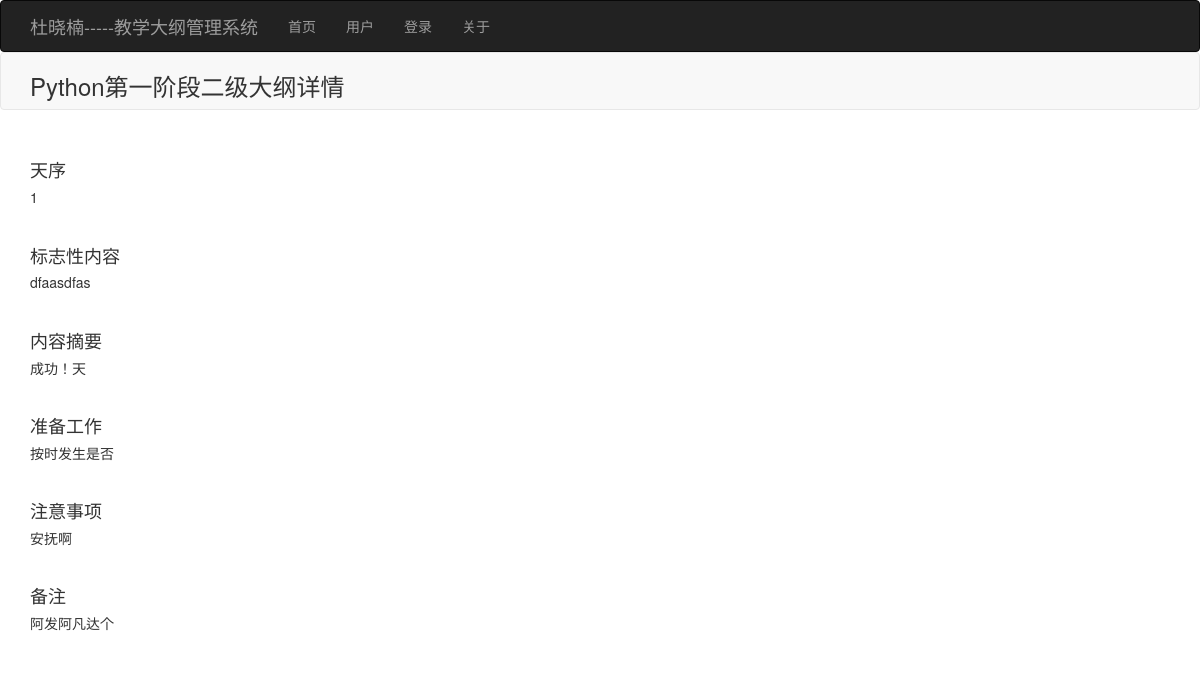
The page /program/detail/?subject_id=1&stage_id=5&outline_id=1&program_id=1 on the database its author committed.
### subject/models.py (models this page shows)
class SubjectModel(models.Model):
    name = models.CharField(max_length=20,null=False)
    number = models.IntegerField(null=True)
    days = models.IntegerField(null=False)
    amount = models.CharField(max_length=100 ,null=False)
    assurance = models.CharField(max_length=100,null=False)
    remark = models.CharField(max_length=100,null=False)
    stauts = models.CharField(max_length=100 ,null=True)
    creater = models.CharField(max_length=100 ,null=True)
    create_time = models.DateTimeField(default=datetime.datetime.now())
    updater = models.CharField(max_length=100 ,null=True)
    update_time = models.DateTimeField(default=datetime.datetime.now())
    class Meta:
        db_table = 'subject'

### stage/models.py (models this page shows)
class StageModel(models.Model):
    subjects=SubjectModel.objects.all()
    subject_name_id=[(subject.id,subject.name) for subject in subjects]
    subject_id=models.IntegerField(default=0,verbose_name='学科id',choices=subject_name_id)
    title=models.CharField(max_length=80,verbose_name='阶段标题',null=False)
    number=models.IntegerField(default=0,verbose_name='排序')
    days=models.IntegerField(default=0,verbose_name='学时')
    project=models.CharField(max_length=255,verbose_name='项目')
    teaching=models.CharField(max_length=255,verbose_name='教学方法')
    learning = models.CharField(max_length=255,verbose_name='学习方法')
    sharing = models.CharField(max_length=255,verbose_name='学生分享')
    remark = models.CharField(max_length=255,verbose_name='备注')
    status=models.CharField(max_length=255,verbose_name='状态')
    ceater=models.CharField(max_length=255,verbose_name='创建者')
    updater=models.CharField(max_length=255,verbose_name='更新者')
    update_time=models.DateTimeField(default=datetime.datetime.now(),verbose_name='更新时间')
    class Meta:
        db_table = 'stage'

### program/models.py (models this page shows)
class ProgramModel(models.Model):
    subjects=SubjectModel.objects.all()
    subject_name_id=[(subject.id,subject.name) for subject in subjects]
    subject_id=models.IntegerField(default=0,verbose_name='学科id',choices=subject_name_id)
    stages = StageModel.objects.all()
    stage_name_id = [(stage.id, stage.title) for stage in stages]
    stage_id = models.IntegerField(default=0, verbose_name='阶段id', choices=stage_name_id)
    outlines = OutlineModel.objects.all()
    outline_name_id = [(outline.id, outline.title) for outline in outlines]
    outline_id = models.IntegerField(default=0, verbose_name='大纲id', choices=outline_name_id)
    number = models.IntegerField(default=0, verbose_name='天序')
    sign=models.CharField(max_length=80,verbose_name='标志性内容',null=False)
    digest=models.CharField(max_length=255,verbose_name='内容摘要')
    prepare=models.CharField(max_length=255,verbose_name='准备工作')
    process = models.CharField(max_length=255,verbose_name='讲课流程')
    attention = models.CharField(max_length=255,verbose_name='注意事项')
    exercise = models.CharField(max_length=255, verbose_name='课后作业')
    share = models.CharField(max_length=255, verbose_name='学生分享')
    management = models.CharField(max_length=255, verbose_name='管理事项')
    remark = models.CharField(max_length=255,verbose_name='备注')
    class Meta:
        db_table = 'program'

### program/views.py (the view)
# urls.py: path('detail/',DetailView.as_view(),name='detail'),
class DetailView(View):
    def get(self,request):
        program_id=request.GET['program_id']
        outline_id=request.GET['outline_id']
        stage_id=request.GET['stage_id']
        subject_id=request.GET['subject_id']
        program=ProgramModel.objects.get(id=program_id)
        outline=OutlineModel.objects.get(id=outline_id)
        stage = StageModel.objects.get(id=stage_id)
        subject = SubjectModel.objects.get(id=subject_id)
        return render_to_response('program/detail.html', {'program':program,'outline':outline,'stage': stage, 'subject': subject})

### templates/program/detail.html (shortened to what this page needs)
{% extends 'base.html' %}
{% block main %}
    <nav class="navbar navbar-default" role="navigation" id="title">
        <div class="container-fluid container">
            <div class="navbar-header">
                <div><h3>{{subject.name}}{{ stage.title }}二级大纲详情</h3></div>
            </div>
        </div>
    </nav>
    <div class="container">
        <h4>天序</h4>
        <h5>{{program.number}}</h5>
        <br>
        <h4>标志性内容</h4>
        <h5>{{program.sign}}</h5>
        <br>
        <h4>内容摘要</h4>
        <h5>{{program.digest}}天</h5>
        <br>
        <h4>准备工作</h4>
        <h5>{{program.prepare}}</h5>
        <br>
        <h4>注意事项</h4>
        <h5>{{program.attention}}</h5>
        <br>
        <h4>备注</h4>
        <h5>{{program.remark}}</h5>
        <br>
    </div>
{% endblock %}

### templates/program/detail.html (style rules this page uses)
#title { position: relative; top:-20px; }

### rows shown on the page
SubjectModel: name "Python"
StageModel: title "第一阶段"
ProgramModel: number "1", sign "dfaasdfas", digest "成功！", prepare "按时发生是否", attention "安抚啊", remark "阿发阿凡达个"
